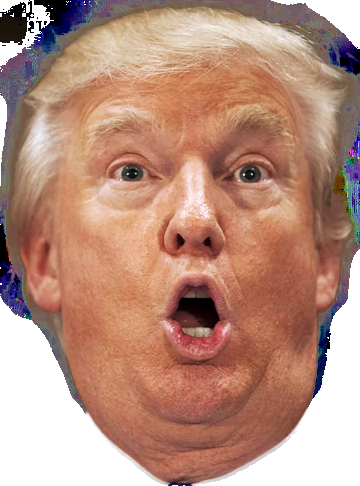
#> input picture Resources/trump.png, 360 x 486 px
$ python Chapter9.py
#> lines starting #> are read from the running program, lines starting #| are printed output that depends on the picture; after the words box and inside, x2 and y2 are one past the last pixel; in counts of white or black regions, pixels touching at a corner belong together
import cv2
import numpy as np

# Face detection method by violla and jones
#so if we where to collect faces we would collect lots of positive faces images and lots of negative non faces images
#from this positives and negaives we would train and create a casade file that will help us find faces
#+ve and -ve images -> train -> xml file
# in our case we would not going to train model but instead we will use pretrained file provided by openCV
#Now openCV has provided number of different casade files that can detect different things such as eyes, nose full body etc.
#we can create our custom casade to detect cars, phones,etc
# haarcascade_frontalcatface.xml is not most accurate one but its fast
faceCasade = cv2.CascadeClassifier("haarcascade_frontalcatface.xml")

img = cv2.imread("trump.png")
#> img is the input picture: shape (486, 360, 3); mean B, G, R 126.8, 143.6, 185
imgGray = cv2.cvtColor(img,cv2.COLOR_BGR2GRAY)
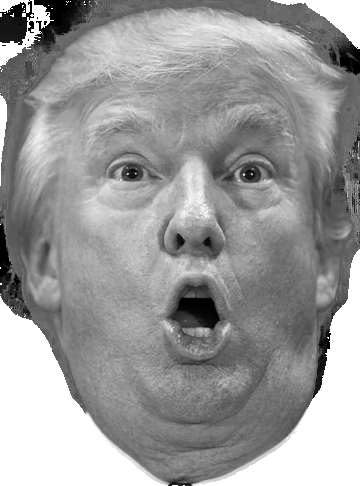
#> imgGray: shape (486, 360); min 0, max 255, mean 154.1

faces = faceCasade.detectMultiScale(imgGray,1.1,4) #img,imagescale,nneighbours
#> faces = [[82, 85, 226, 226]]

#create bounding boxes around faces we have detected

for (x,y,w,h) in faces:
    cv2.rectangle(img,(x,y),(x+w,y+h),(255,0,0),2)
#> this loop made 1 pass
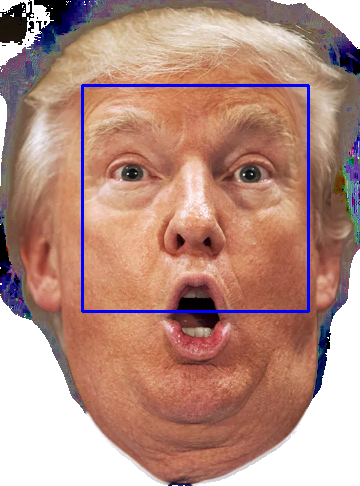
#> img: shape (486, 360, 3); 1.55% of pixels changed, all inside (x1, y1, x2, y2) = (81, 84, 310, 313)

cv2.imshow("Image",img)
cv2.waitKey(0)

$ run again, with Resources/shapes.jpg saved as Resources/trump.png
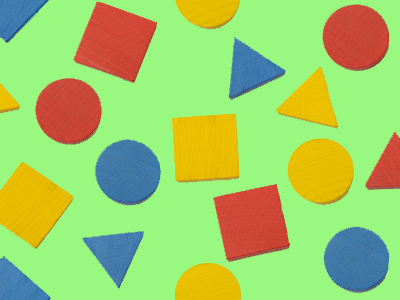
#> input picture Resources/shapes.jpg, 400 x 300 px
#> img is the input picture: shape (300, 400, 3); mean B, G, R 104.1, 201.4, 161.4
#> `imgGray = cv2.cvtColor(img,cv2.COLOR_BGR2GRAY)`:
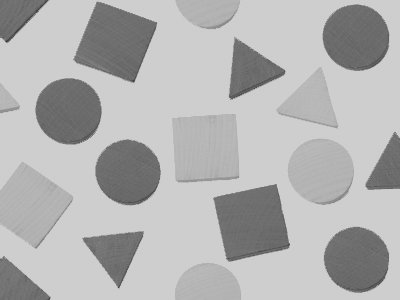
#> imgGray: shape (300, 400); min 50, max 208, mean 178.4
#> faces = ()
